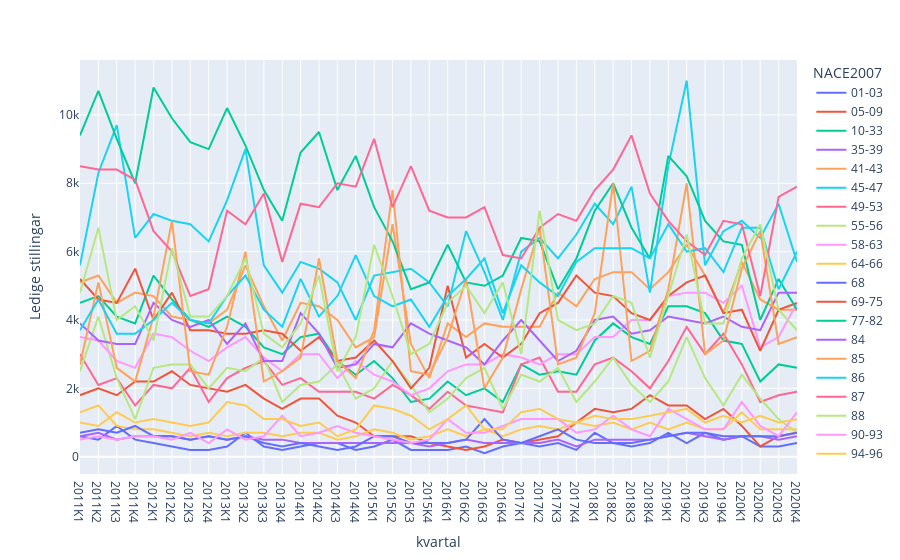

The notebook cell this image was saved under:
### Code cell
fig = px.line(df_stillinger, y='Ledige stillingar', x='kvartal', color='NACE2007')
fig.show()

### Figure 1 — Plotly figure (JSON) as saved in the notebook; plotly's stock layout.template omitted (floating-point values rounded to 4 significant figures)
{"data": [{"hovertemplate": "NACE2007=01-03<br>kvartal=%{x}<br>Ledige stillingar=%{y}<extra></extra>", "legendgroup": "01-03", "line": {"color": "#636efa", "dash": "solid"}, "mode": "lines", "name": "01-03", "orientation": "v", "showlegend": true, "type": "scatter", "x": ["2011K1", "2011K2", "2011K3", "2011K4", "2012K1", "2012K2", "2012K3", "2012K4", "2013K1", "2013K2", "2013K3", "2013K4", "2014K1", "2014K2", "2014K3", "2014K4", "2015K1", "2015K2", "2015K3", "2015K4", "2016K1", "2016K2", "2016K3", "2016K4", "2017K1", "2017K2", "2017K3", "2017K4", "2018K1", "2018K2", "2018K3", "2018K4", "2019K1", "2019K2", "2019K3", "2019K4", "2020K1", "2020K2", "2020K3", "2020K4"], "xaxis": "x", "y": [600, 500, 900, 500, 400, 300, 200, 200, 300, 700, 300, 200, 300, 400, 400, 200, 300, 500, 200, 200, 200, 300, 100, 300, 400, 300, 400, 200, 700, 400, 300, 400, 700, 400, 700, 500, 600, 300, 300, 400], "yaxis": "y"}, {"hovertemplate": "NACE2007=05-09<br>kvartal=%{x}<br>Ledige stillingar=%{y}<extra></extra>", "legendgroup": "05-09", "line": {"color": "#EF553B", "dash": "solid"}, "mode": "lines", "name": "05-09", "orientation": "v", "showlegend": true, "type": "scatter", "x": ["2011K1", "2011K2", "2011K3", "2011K4", "2012K1", "2012K2", "2012K3", "2012K4", "2013K1", "2013K2", "2013K3", "2013K4", "2014K1", "2014K2", "2014K3", "2014K4", "2015K1", "2015K2", "2015K3", "2015K4", "2016K1", "2016K2", "2016K3", "2016K4", "2017K1", "2017K2", "2017K3", "2017K4", "2018K1", "2018K2", "2018K3", "2018K4", "2019K1", "2019K2", "2019K3", "2019K4", "2020K1", "2020K2", "2020K3", "2020K4"], "xaxis": "x", "y": [1800, 2000, 1800, 2200, 2200, 2500, 2100, 2000, 1900, 2100, 1700, 1400, 1700, 1700, 1200, 1000, 600, 600, 600, 400, 300, 200, 300, 500, 400, 500, 600, 1000, 1400, 1300, 1400, 1800, 1500, 1500, 1100, 1400, 900, 300, 600, 700], "yaxis": "y"}, {"hovertemplate": "NACE2007=10-33<br>kvartal=%{x}<br>Ledige stillingar=%{y}<extra></extra>", "legendgroup": "10-33", "line": {"color": "#00cc96", "dash": "solid"}, "mode": "lines", "name": "10-33", "orientation": "v", "showlegend": true, "type": "scatter", "x": ["2011K1", "2011K2", "2011K3", "2011K4", "2012K1", "2012K2", "2012K3", "2012K4", "2013K1", "2013K2", "2013K3", "2013K4", "2014K1", "2014K2", "2014K3", "2014K4", "2015K1", "2015K2", "2015K3", "2015K4", "2016K1", "2016K2", "2016K3", "2016K4", "2017K1", "2017K2", "2017K3", "2017K4", "2018K1", "2018K2", "2018K3", "2018K4", "2019K1", "2019K2", "2019K3", "2019K4", "2020K1", "2020K2", "2020K3", "2020K4"], "xaxis": "x", "y": [4500, 4700, 4100, 3900, 5300, 4600, 4000, 3800, 4100, 3800, 3200, 3000, 3500, 3600, 2800, 2400, 2800, 2300, 1600, 1700, 2200, 1800, 2000, 1600, 2700, 2400, 2500, 2400, 3400, 3900, 3500, 3300, 4400, 4400, 4200, 3400, 3300, 2200, 2700, 2600], "yaxis": "y"}, {"hovertemplate": "NACE2007=35-39<br>kvartal=%{x}<br>Ledige stillingar=%{y}<extra></extra>", "legendgroup": "35-39", "line": {"color": "#ab63fa", "dash": "solid"}, "mode": "lines", "name": "35-39", "orientation": "v", "showlegend": true, "type": "scatter", "x": ["2011K1", "2011K2", "2011K3", "2011K4", "2012K1", "2012K2", "2012K3", "2012K4", "2013K1", "2013K2", "2013K3", "2013K4", "2014K1", "2014K2", "2014K3", "2014K4", "2015K1", "2015K2", "2015K3", "2015K4", "2016K1", "2016K2", "2016K3", "2016K4", "2017K1", "2017K2", "2017K3", "2017K4", "2018K1", "2018K2", "2018K3", "2018K4", "2019K1", "2019K2", "2019K3", "2019K4", "2020K1", "2020K2", "2020K3", "2020K4"], "xaxis": "x", "y": [600, 700, 500, 600, 600, 600, 500, 600, 500, 600, 500, 500, 400, 400, 400, 400, 400, 400, 400, 300, 400, 500, 400, 400, 400, 400, 500, 300, 500, 500, 500, 500, 600, 700, 600, 500, 600, 600, 500, 600], "yaxis": "y"}, {"hovertemplate": "NACE2007=41-43<br>kvartal=%{x}<br>Ledige stillingar=%{y}<extra></extra>", "legendgroup": "41-43", "line": {"color": "#FFA15A", "dash": "solid"}, "mode": "lines", "name": "41-43", "orientation": "v", "showlegend": true, "type": "scatter", "x": ["2011K1", "2011K2", "2011K3", "2011K4", "2012K1", "2012K2", "2012K3", "2012K4", "2013K1", "2013K2", "2013K3", "2013K4", "2014K1", "2014K2", "2014K3", "2014K4", "2015K1", "2015K2", "2015K3", "2015K4", "2016K1", "2016K2", "2016K3", "2016K4", "2017K1", "2017K2", "2017K3", "2017K4", "2018K1", "2018K2", "2018K3", "2018K4", "2019K1", "2019K2", "2019K3", "2019K4", "2020K1", "2020K2", "2020K3", "2020K4"], "xaxis": "x", "y": [5100, 5300, 4500, 4800, 4700, 4100, 4000, 3900, 4300, 5600, 4400, 3400, 4500, 4400, 4000, 3200, 3500, 6800, 3300, 2300, 3900, 3500, 3900, 3800, 3800, 3800, 4800, 4400, 5200, 5400, 5400, 4900, 5400, 6200, 5300, 4200, 5700, 4600, 4300, 4300], "yaxis": "y"}, {"hovertemplate": "NACE2007=45-47<br>kvartal=%{x}<br>Ledige stillingar=%{y}<extra></extra>", "legendgroup": "45-47", "line": {"color": "#19d3f3", "dash": "solid"}, "mode": "lines", "name": "45-47", "orientation": "v", "showlegend": true, "type": "scatter", "x": ["2011K1", "2011K2", "2011K3", "2011K4", "2012K1", "2012K2", "2012K3", "2012K4", "2013K1", "2013K2", "2013K3", "2013K4", "2014K1", "2014K2", "2014K3", "2014K4", "2015K1", "2015K2", "2015K3", "2015K4", "2016K1", "2016K2", "2016K3", "2016K4", "2017K1", "2017K2", "2017K3", "2017K4", "2018K1", "2018K2", "2018K3", "2018K4", "2019K1", "2019K2", "2019K3", "2019K4", "2020K1", "2020K2", "2020K3", "2020K4"], "xaxis": "x", "y": [5600, 8300, 9700, 6400, 7100, 6900, 6800, 6300, 7500, 9000, 5600, 4800, 5700, 5500, 5100, 4000, 5300, 5400, 5500, 5100, 4400, 6600, 5400, 4000, 6000, 6400, 5800, 6500, 7400, 6800, 7900, 4800, 8500, 11000, 5600, 6600, 6900, 6400, 7400, 5700], "yaxis": "y"}, {"hovertemplate": "NACE2007=49-53<br>kvartal=%{x}<br>Ledige stillingar=%{y}<extra></extra>", "legendgroup": "49-53", "line": {"color": "#FF6692", "dash": "solid"}, "mode": "lines", "name": "49-53", "orientation": "v", "showlegend": true, "type": "scatter", "x": ["2011K1", "2011K2", "2011K3", "2011K4", "2012K1", "2012K2", "2012K3", "2012K4", "2013K1", "2013K2", "2013K3", "2013K4", "2014K1", "2014K2", "2014K3", "2014K4", "2015K1", "2015K2", "2015K3", "2015K4", "2016K1", "2016K2", "2016K3", "2016K4", "2017K1", "2017K2", "2017K3", "2017K4", "2018K1", "2018K2", "2018K3", "2018K4", "2019K1", "2019K2", "2019K3", "2019K4", "2020K1", "2020K2", "2020K3", "2020K4"], "xaxis": "x", "y": [3000, 2100, 2300, 1500, 2100, 2000, 2600, 1600, 2300, 2600, 2800, 2100, 2300, 1900, 1900, 1900, 1700, 2100, 1800, 1400, 1900, 1500, 1400, 1300, 2700, 2900, 1900, 1900, 2700, 2900, 2500, 2000, 2800, 3800, 3000, 3600, 2700, 1600, 1800, 1900], "yaxis": "y"}, {"hovertemplate": "NACE2007=55-56<br>kvartal=%{x}<br>Ledige stillingar=%{y}<extra></extra>", "legendgroup": "55-56", "line": {"color": "#B6E880", "dash": "solid"}, "mode": "lines", "name": "55-56", "orientation": "v", "showlegend": true, "type": "scatter", "x": ["2011K1", "2011K2", "2011K3", "2011K4", "2012K1", "2012K2", "2012K3", "2012K4", "2013K1", "2013K2", "2013K3", "2013K4", "2014K1", "2014K2", "2014K3", "2014K4", "2015K1", "2015K2", "2015K3", "2015K4", "2016K1", "2016K2", "2016K3", "2016K4", "2017K1", "2017K2", "2017K3", "2017K4", "2018K1", "2018K2", "2018K3", "2018K4", "2019K1", "2019K2", "2019K3", "2019K4", "2020K1", "2020K2", "2020K3", "2020K4"], "xaxis": "x", "y": [2500, 4100, 2300, 1100, 2600, 2700, 2700, 2000, 2600, 2500, 2900, 1600, 2100, 2200, 2700, 1700, 2000, 2800, 2100, 1300, 1700, 2300, 2600, 1400, 2400, 2200, 2600, 1600, 2200, 2900, 2100, 1600, 2200, 3500, 2300, 1500, 2400, 1700, 1100, 700], "yaxis": "y"}, {"hovertemplate": "NACE2007=58-63<br>kvartal=%{x}<br>Ledige stillingar=%{y}<extra></extra>", "legendgroup": "58-63", "line": {"color": "#FF97FF", "dash": "solid"}, "mode": "lines", "name": "58-63", "orientation": "v", "showlegend": true, "type": "scatter", "x": ["2011K1", "2011K2", "2011K3", "2011K4", "2012K1", "2012K2", "2012K3", "2012K4", "2013K1", "2013K2", "2013K3", "2013K4", "2014K1", "2014K2", "2014K3", "2014K4", "2015K1", "2015K2", "2015K3", "2015K4", "2016K1", "2016K2", "2016K3", "2016K4", "2017K1", "2017K2", "2017K3", "2017K4", "2018K1", "2018K2", "2018K3", "2018K4", "2019K1", "2019K2", "2019K3", "2019K4", "2020K1", "2020K2", "2020K3", "2020K4"], "xaxis": "x", "y": [3500, 3400, 2800, 2600, 3600, 3500, 3100, 2800, 3200, 3500, 2900, 2500, 3000, 3000, 2300, 2800, 2400, 2200, 1800, 2000, 2500, 2700, 2700, 3000, 2900, 2700, 3000, 3000, 3500, 3500, 4000, 4000, 4700, 4800, 4800, 4500, 5000, 3200, 3500, 4500], "yaxis": "y"}, {"hovertemplate": "NACE2007=64-66<br>kvartal=%{x}<br>Ledige stillingar=%{y}<extra></extra>", "legendgroup": "64-66", "line": {"color": "#FECB52", "dash": "solid"}, "mode": "lines", "name": "64-66", "orientation": "v", "showlegend": true, "type": "scatter", "x": ["2011K1", "2011K2", "2011K3", "2011K4", "2012K1", "2012K2", "2012K3", "2012K4", "2013K1", "2013K2", "2013K3", "2013K4", "2014K1", "2014K2", "2014K3", "2014K4", "2015K1", "2015K2", "2015K3", "2015K4", "2016K1", "2016K2", "2016K3", "2016K4", "2017K1", "2017K2", "2017K3", "2017K4", "2018K1", "2018K2", "2018K3", "2018K4", "2019K1", "2019K2", "2019K3", "2019K4", "2020K1", "2020K2", "2020K3", "2020K4"], "xaxis": "x", "y": [1300, 1500, 900, 800, 800, 700, 600, 700, 600, 700, 700, 600, 700, 700, 500, 600, 800, 700, 500, 600, 800, 600, 800, 600, 800, 900, 800, 1000, 900, 1000, 800, 1000, 800, 1000, 800, 800, 1300, 800, 800, 800], "yaxis": "y"}, {"hovertemplate": "NACE2007=68<br>kvartal=%{x}<br>Ledige stillingar=%{y}<extra></extra>", "legendgroup": "68", "line": {"color": "#636efa", "dash": "solid"}, "mode": "lines", "name": "68", "orientation": "v", "showlegend": true, "type": "scatter", "x": ["2011K1", "2011K2", "2011K3", "2011K4", "2012K1", "2012K2", "2012K3", "2012K4", "2013K1", "2013K2", "2013K3", "2013K4", "2014K1", "2014K2", "2014K3", "2014K4", "2015K1", "2015K2", "2015K3", "2015K4", "2016K1", "2016K2", "2016K3", "2016K4", "2017K1", "2017K2", "2017K3", "2017K4", "2018K1", "2018K2", "2018K3", "2018K4", "2019K1", "2019K2", "2019K3", "2019K4", "2020K1", "2020K2", "2020K3", "2020K4"], "xaxis": "x", "y": [700, 800, 700, 900, 600, 600, 500, 600, 500, 600, 400, 300, 400, 300, 200, 300, 600, 600, 400, 400, 400, 500, 1100, 500, 400, 600, 800, 500, 400, 400, 400, 500, 600, 700, 700, 600, 600, 600, 600, 700], "yaxis": "y"}, {"hovertemplate": "NACE2007=69-75<br>kvartal=%{x}<br>Ledige stillingar=%{y}<extra></extra>", "legendgroup": "69-75", "line": {"color": "#EF553B", "dash": "solid"}, "mode": "lines", "name": "69-75", "orientation": "v", "showlegend": true, "type": "scatter", "x": ["2011K1", "2011K2", "2011K3", "2011K4", "2012K1", "2012K2", "2012K3", "2012K4", "2013K1", "2013K2", "2013K3", "2013K4", "2014K1", "2014K2", "2014K3", "2014K4", "2015K1", "2015K2", "2015K3", "2015K4", "2016K1", "2016K2", "2016K3", "2016K4", "2017K1", "2017K2", "2017K3", "2017K4", "2018K1", "2018K2", "2018K3", "2018K4", "2019K1", "2019K2", "2019K3", "2019K4", "2020K1", "2020K2", "2020K3", "2020K4"], "xaxis": "x", "y": [5200, 4600, 4500, 5500, 4000, 4800, 3700, 3700, 3600, 3600, 3700, 3600, 3100, 3500, 2800, 2900, 3400, 2800, 2000, 2600, 5000, 2900, 3300, 2900, 3300, 4200, 4500, 5300, 4800, 4700, 4200, 4000, 4700, 5100, 5300, 4200, 4300, 3100, 4300, 4500], "yaxis": "y"}, {"hovertemplate": "NACE2007=77-82<br>kvartal=%{x}<br>Ledige stillingar=%{y}<extra></extra>", "legendgroup": "77-82", "line": {"color": "#00cc96", "dash": "solid"}, "mode": "lines", "name": "77-82", "orientation": "v", "showlegend": true, "type": "scatter", "x": ["2011K1", "2011K2", "2011K3", "2011K4", "2012K1", "2012K2", "2012K3", "2012K4", "2013K1", "2013K2", "2013K3", "2013K4", "2014K1", "2014K2", "2014K3", "2014K4", "2015K1", "2015K2", "2015K3", "2015K4", "2016K1", "2016K2", "2016K3", "2016K4", "2017K1", "2017K2", "2017K3", "2017K4", "2018K1", "2018K2", "2018K3", "2018K4", "2019K1", "2019K2", "2019K3", "2019K4", "2020K1", "2020K2", "2020K3", "2020K4"], "xaxis": "x", "y": [9400, 10700, 9300, 8000, 10800, 9900, 9200, 9000, 10200, 9100, 7800, 6900, 8900, 9500, 7800, 8800, 7300, 6300, 4900, 5100, 6200, 5100, 5000, 5300, 6400, 6300, 4900, 5800, 7200, 8000, 6700, 5800, 8800, 8200, 6900, 6300, 6200, 4000, 5200, 4300], "yaxis": "y"}, {"hovertemplate": "NACE2007=84<br>kvartal=%{x}<br>Ledige stillingar=%{y}<extra></extra>", "legendgroup": "84", "line": {"color": "#ab63fa", "dash": "solid"}, "mode": "lines", "name": "84", "orientation": "v", "showlegend": true, "type": "scatter", "x": ["2011K1", "2011K2", "2011K3", "2011K4", "2012K1", "2012K2", "2012K3", "2012K4", "2013K1", "2013K2", "2013K3", "2013K4", "2014K1", "2014K2", "2014K3", "2014K4", "2015K1", "2015K2", "2015K3", "2015K4", "2016K1", "2016K2", "2016K3", "2016K4", "2017K1", "2017K2", "2017K3", "2017K4", "2018K1", "2018K2", "2018K3", "2018K4", "2019K1", "2019K2", "2019K3", "2019K4", "2020K1", "2020K2", "2020K3", "2020K4"], "xaxis": "x", "y": [3900, 3400, 3300, 3300, 4500, 4000, 3800, 4000, 3300, 3900, 2800, 2800, 4200, 3600, 2600, 2700, 3300, 3200, 3900, 3600, 3400, 3200, 2700, 3400, 4000, 3400, 2800, 3100, 4000, 4100, 3600, 3700, 4100, 4000, 3900, 4100, 3800, 3700, 4800, 4800], "yaxis": "y"}, {"hovertemplate": "NACE2007=85<br>kvartal=%{x}<br>Ledige stillingar=%{y}<extra></extra>", "legendgroup": "85", "line": {"color": "#FFA15A", "dash": "solid"}, "mode": "lines", "name": "85", "orientation": "v", "showlegend": true, "type": "scatter", "x": ["2011K1", "2011K2", "2011K3", "2011K4", "2012K1", "2012K2", "2012K3", "2012K4", "2013K1", "2013K2", "2013K3", "2013K4", "2014K1", "2014K2", "2014K3", "2014K4", "2015K1", "2015K2", "2015K3", "2015K4", "2016K1", "2016K2", "2016K3", "2016K4", "2017K1", "2017K2", "2017K3", "2017K4", "2018K1", "2018K2", "2018K3", "2018K4", "2019K1", "2019K2", "2019K3", "2019K4", "2020K1", "2020K2", "2020K3", "2020K4"], "xaxis": "x", "y": [2700, 5100, 2600, 2200, 4100, 6900, 2500, 2400, 3800, 6000, 2200, 2500, 2900, 5800, 2800, 2300, 3700, 7800, 2500, 2400, 3500, 5200, 2000, 2900, 4900, 6700, 2700, 2900, 4200, 8000, 2800, 3100, 4900, 8000, 3000, 3400, 5500, 6600, 3300, 3500], "yaxis": "y"}, {"hovertemplate": "NACE2007=86<br>kvartal=%{x}<br>Ledige stillingar=%{y}<extra></extra>", "legendgroup": "86", "line": {"color": "#19d3f3", "dash": "solid"}, "mode": "lines", "name": "86", "orientation": "v", "showlegend": true, "type": "scatter", "x": ["2011K1", "2011K2", "2011K3", "2011K4", "2012K1", "2012K2", "2012K3", "2012K4", "2013K1", "2013K2", "2013K3", "2013K4", "2014K1", "2014K2", "2014K3", "2014K4", "2015K1", "2015K2", "2015K3", "2015K4", "2016K1", "2016K2", "2016K3", "2016K4", "2017K1", "2017K2", "2017K3", "2017K4", "2018K1", "2018K2", "2018K3", "2018K4", "2019K1", "2019K2", "2019K3", "2019K4", "2020K1", "2020K2", "2020K3", "2020K4"], "xaxis": "x", "y": [3700, 4600, 3600, 3600, 4000, 4500, 4000, 3900, 4700, 5300, 4300, 3800, 5200, 4100, 4700, 5900, 4700, 4400, 4600, 3800, 4700, 5200, 5800, 4200, 5600, 5100, 4700, 5700, 6100, 6100, 6100, 5800, 6800, 6000, 6100, 5400, 6700, 6700, 4900, 6000], "yaxis": "y"}, {"hovertemplate": "NACE2007=87<br>kvartal=%{x}<br>Ledige stillingar=%{y}<extra></extra>", "legendgroup": "87", "line": {"color": "#FF6692", "dash": "solid"}, "mode": "lines", "name": "87", "orientation": "v", "showlegend": true, "type": "scatter", "x": ["2011K1", "2011K2", "2011K3", "2011K4", "2012K1", "2012K2", "2012K3", "2012K4", "2013K1", "2013K2", "2013K3", "2013K4", "2014K1", "2014K2", "2014K3", "2014K4", "2015K1", "2015K2", "2015K3", "2015K4", "2016K1", "2016K2", "2016K3", "2016K4", "2017K1", "2017K2", "2017K3", "2017K4", "2018K1", "2018K2", "2018K3", "2018K4", "2019K1", "2019K2", "2019K3", "2019K4", "2020K1", "2020K2", "2020K3", "2020K4"], "xaxis": "x", "y": [8500, 8400, 8400, 8100, 6600, 6000, 4700, 4900, 7200, 6800, 7700, 5700, 7400, 7300, 8000, 7900, 9300, 7300, 8500, 7200, 7000, 7000, 7300, 5900, 5800, 6700, 7100, 6900, 7800, 8400, 9400, 7700, 6900, 6300, 5900, 6900, 6800, 4700, 7600, 7900], "yaxis": "y"}, {"hovertemplate": "NACE2007=88<br>kvartal=%{x}<br>Ledige stillingar=%{y}<extra></extra>", "legendgroup": "88", "line": {"color": "#B6E880", "dash": "solid"}, "mode": "lines", "name": "88", "orientation": "v", "showlegend": true, "type": "scatter", "x": ["2011K1", "2011K2", "2011K3", "2011K4", "2012K1", "2012K2", "2012K3", "2012K4", "2013K1", "2013K2", "2013K3", "2013K4", "2014K1", "2014K2", "2014K3", "2014K4", "2015K1", "2015K2", "2015K3", "2015K4", "2016K1", "2016K2", "2016K3", "2016K4", "2017K1", "2017K2", "2017K3", "2017K4", "2018K1", "2018K2", "2018K3", "2018K4", "2019K1", "2019K2", "2019K3", "2019K4", "2020K1", "2020K2", "2020K3", "2020K4"], "xaxis": "x", "y": [4800, 6700, 4000, 4400, 3400, 6100, 4100, 4100, 4700, 5800, 3600, 3200, 3900, 5300, 2500, 3500, 6200, 4700, 3000, 3300, 4500, 5000, 4200, 5100, 3000, 7200, 4000, 3700, 3900, 4700, 4500, 2900, 4700, 6500, 3900, 3900, 5800, 6800, 4300, 3700], "yaxis": "y"}, {"hovertemplate": "NACE2007=90-93<br>kvartal=%{x}<br>Ledige stillingar=%{y}<extra></extra>", "legendgroup": "90-93", "line": {"color": "#FF97FF", "dash": "solid"}, "mode": "lines", "name": "90-93", "orientation": "v", "showlegend": true, "type": "scatter", "x": ["2011K1", "2011K2", "2011K3", "2011K4", "2012K1", "2012K2", "2012K3", "2012K4", "2013K1", "2013K2", "2013K3", "2013K4", "2014K1", "2014K2", "2014K3", "2014K4", "2015K1", "2015K2", "2015K3", "2015K4", "2016K1", "2016K2", "2016K3", "2016K4", "2017K1", "2017K2", "2017K3", "2017K4", "2018K1", "2018K2", "2018K3", "2018K4", "2019K1", "2019K2", "2019K3", "2019K4", "2020K1", "2020K2", "2020K3", "2020K4"], "xaxis": "x", "y": [500, 600, 500, 600, 600, 500, 700, 400, 800, 500, 600, 1200, 600, 700, 900, 700, 600, 500, 400, 500, 1100, 700, 700, 900, 1100, 1100, 1100, 700, 800, 1200, 800, 600, 1400, 1100, 800, 800, 1600, 900, 600, 1300], "yaxis": "y"}, {"hovertemplate": "NACE2007=94-96<br>kvartal=%{x}<br>Ledige stillingar=%{y}<extra></extra>", "legendgroup": "94-96", "line": {"color": "#FECB52", "dash": "solid"}, "mode": "lines", "name": "94-96", "orientation": "v", "showlegend": true, "type": "scatter", "x": ["2011K1", "2011K2", "2011K3", "2011K4", "2012K1", "2012K2", "2012K3", "2012K4", "2013K1", "2013K2", "2013K3", "2013K4", "2014K1", "2014K2", "2014K3", "2014K4", "2015K1", "2015K2", "2015K3", "2015K4", "2016K1", "2016K2", "2016K3", "2016K4", "2017K1", "2017K2", "2017K3", "2017K4", "2018K1", "2018K2", "2018K3", "2018K4", "2019K1", "2019K2", "2019K3", "2019K4", "2020K1", "2020K2", "2020K3", "2020K4"], "xaxis": "x", "y": [1000, 900, 1300, 1000, 1100, 1000, 900, 1000, 1600, 1500, 1100, 1100, 900, 1000, 600, 800, 1500, 1400, 1200, 800, 1100, 1500, 800, 800, 1300, 1400, 1100, 1000, 1200, 1100, 1100, 1200, 1300, 1400, 1000, 1200, 1000, 1200, 1000, 1100], "yaxis": "y"}], "layout": {"legend": {"title": {"text": "NACE2007"}, "tracegroupgap": 0}, "margin": {"t": 60}, "xaxis": {"anchor": "y", "domain": [0, 1], "title": {"text": "kvartal"}}, "yaxis": {"anchor": "x", "domain": [0, 1], "title": {"text": "Ledige stillingar"}}}}
